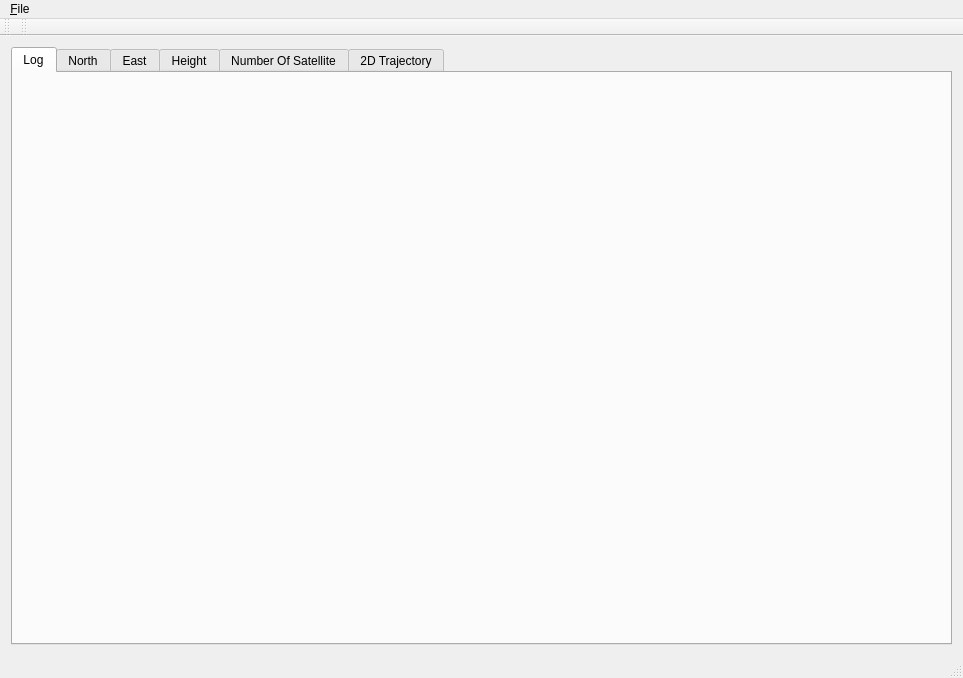
<?xml version="1.0" encoding="UTF-8"?>
<ui version="4.0">
 <class>MainWindow</class>
 <widget class="QMainWindow" name="MainWindow">
  <property name="geometry">
   <rect>
    <x>0</x>
    <y>0</y>
    <width>963</width>
    <height>678</height>
   </rect>
  </property>
  <property name="minimumSize">
   <size>
    <width>122</width>
    <height>112</height>
   </size>
  </property>
  <property name="windowTitle">
   <string>MainWindow</string>
  </property>
  <widget class="QWidget" name="centralWidget">
   <property name="sizePolicy">
    <sizepolicy hsizetype="Preferred" vsizetype="Preferred">
     <horstretch>0</horstretch>
     <verstretch>0</verstretch>
    </sizepolicy>
   </property>
   <layout class="QGridLayout" name="gridLayout_3">
    <item row="0" column="0">
     <widget class="QTabWidget" name="tabWidget">
      <property name="sizePolicy">
       <sizepolicy hsizetype="Preferred" vsizetype="Preferred">
        <horstretch>0</horstretch>
        <verstretch>0</verstretch>
       </sizepolicy>
      </property>
      <property name="toolTipDuration">
       <number>-5</number>
      </property>
      <property name="currentIndex">
       <number>0</number>
      </property>
      <widget class="QWidget" name="tab_6">
       <attribute name="title">
        <string>Log</string>
       </attribute>
      </widget>
      <widget class="QWidget" name="tab">
       <attribute name="title">
        <string>North</string>
       </attribute>
       <layout class="QGridLayout" name="gridLayout_4">
        <item row="0" column="0">
         <widget class="QCustomPlot" name="customPlot0" native="true">
          <property name="minimumSize">
           <size>
            <width>100</width>
            <height>100</height>
           </size>
          </property>
         </widget>
        </item>
       </layout>
      </widget>
      <widget class="QWidget" name="tab_2">
       <attribute name="title">
        <string>East</string>
       </attribute>
       <layout class="QGridLayout" name="gridLayout_2">
        <item row="0" column="0">
         <widget class="QCustomPlot" name="customPlot1" native="true"/>
        </item>
       </layout>
      </widget>
      <widget class="QWidget" name="tab_3">
       <attribute name="title">
        <string>Height</string>
       </attribute>
       <layout class="QGridLayout" name="gridLayout_5">
        <item row="0" column="0">
         <widget class="QCustomPlot" name="customPlot2" native="true"/>
        </item>
       </layout>
      </widget>
      <widget class="QWidget" name="tab_4">
       <attribute name="title">
        <string>Number Of Satellite</string>
       </attribute>
       <layout class="QGridLayout" name="gridLayout">
        <item row="0" column="0">
         <widget class="QCustomPlot" name="customPlot3" native="true"/>
        </item>
       </layout>
      </widget>
      <widget class="QWidget" name="tab_5">
       <attribute name="title">
        <string>2D Trajectory</string>
       </attribute>
       <layout class="QGridLayout" name="gridLayout_6">
        <item row="0" column="0">
         <widget class="QCustomPlot" name="customPlot4" native="true"/>
        </item>
       </layout>
      </widget>
     </widget>
    </item>
   </layout>
  </widget>
  <widget class="QMenuBar" name="menuBar">
   <property name="geometry">
    <rect>
     <x>0</x>
     <y>0</y>
     <width>963</width>
     <height>21</height>
    </rect>
   </property>
   <widget class="QMenu" name="menu_File">
    <property name="title">
     <string>&amp;File</string>
    </property>
    <addaction name="actionLoad_File"/>
    <addaction name="separator"/>
    <addaction name="action_Exit"/>
   </widget>
   <addaction name="menu_File"/>
  </widget>
  <widget class="QToolBar" name="mainToolBar">
   <attribute name="toolBarArea">
    <enum>TopToolBarArea</enum>
   </attribute>
   <attribute name="toolBarBreak">
    <bool>false</bool>
   </attribute>
  </widget>
  <widget class="QStatusBar" name="statusBar"/>
  <widget class="QToolBar" name="toolBar">
   <property name="windowTitle">
    <string>toolBar</string>
   </property>
   <attribute name="toolBarArea">
    <enum>TopToolBarArea</enum>
   </attribute>
   <attribute name="toolBarBreak">
    <bool>false</bool>
   </attribute>
  </widget>
  <action name="actionLoad_File">
   <property name="text">
    <string>Load File</string>
   </property>
  </action>
  <action name="action_Trajectory">
   <property name="text">
    <string>&amp;Trajectory</string>
   </property>
  </action>
  <action name="action_Exit">
   <property name="text">
    <string>&amp;Exit</string>
   </property>
  </action>
 </widget>
 <layoutdefault spacing="6" margin="11"/>
 <customwidgets>
  <customwidget>
   <class>QCustomPlot</class>
   <extends>QWidget</extends>
   <header>qcustomplot.h</header>
   <container>1</container>
  </customwidget>
 </customwidgets>
 <resources/>
 <connections/>
</ui>
